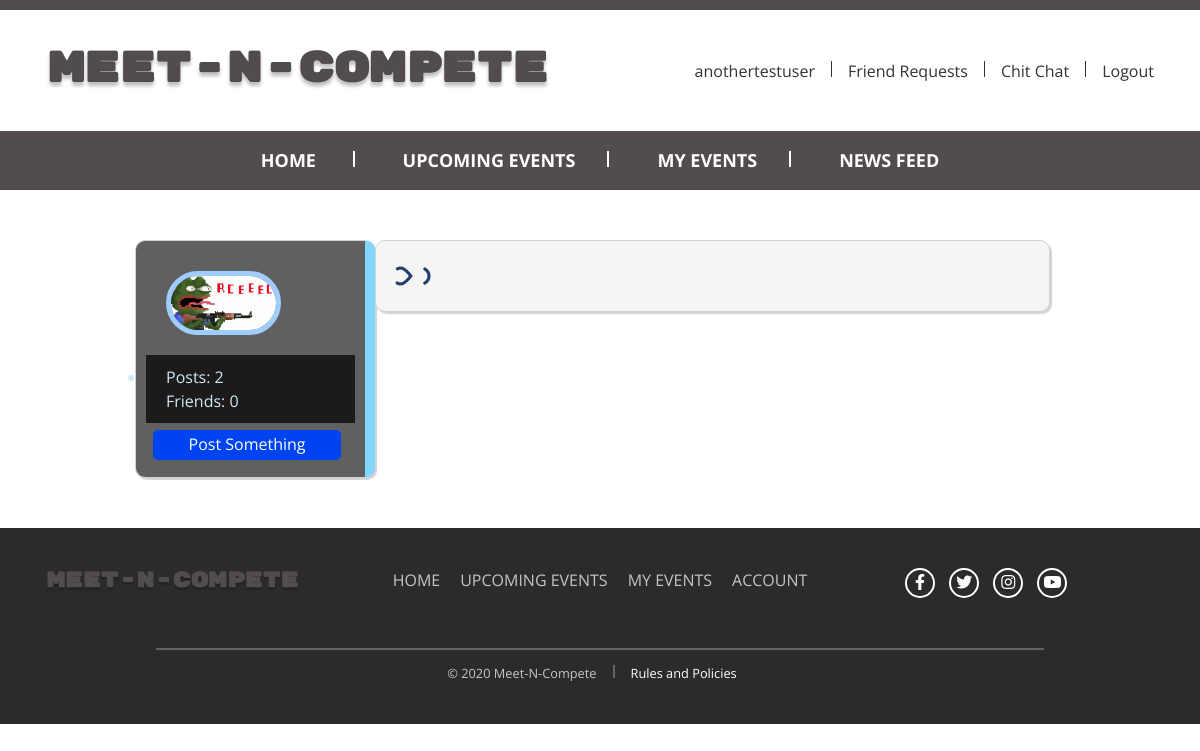
The page /anothertestuser (signed in) on the database as committed earlier.
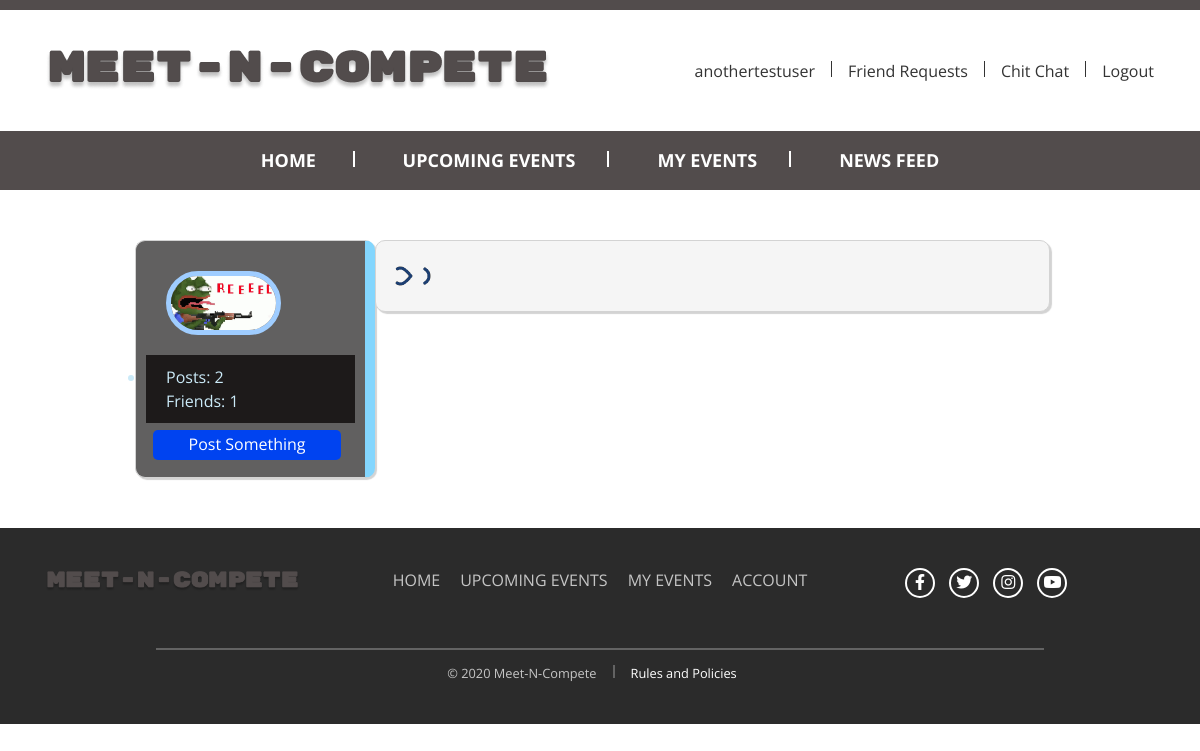
The same page on the database as committed later.
### tables this page shows
CREATE TABLE `users` (
  `id` int(11) NOT NULL,
  `first_name` varchar(25) NOT NULL,
  `last_name` varchar(25) NOT NULL,
  `user_name` varchar(100) NOT NULL,
  `email` varchar(100) NOT NULL,
  `password` varchar(255) NOT NULL,
  `signup_date` date NOT NULL,
  `profile_picture` varchar(255) NOT NULL,
  `num_posts` int(11) NOT NULL,
  `past_events` int(11) NOT NULL,
  `current_events` int(11) NOT NULL,
  `user_closed` varchar(3) NOT NULL,
  `friend_array` text NOT NULL
);

### profile.php (the view, shortened to what this page needs)
<?php
include 'header.php';
if(isset($_GET['profile_username'])){
    $username =$_GET['profile_username'];
    $user_details_query = mysqli_query($con, "select * from users where user_name = '$username'");
    $user_array = mysqli_fetch_array($user_details_query);
    $num_friends = (substr_count($user_array['friend_array'],","))-1;
}
?>
<div class="container account_wrapper">
<div class="row">
    <div class="col-lg-3">
        <div class="profile_left column">
            <img src="<?php echo $user_array['profile_picture'];?>">
            <div class="profile_info">
                <p><?php echo "Posts: " . $user_array['num_posts'] ?> </p>
                <p><?php echo "Friends: " . $num_friends ?> </p>
            </div>
            <input type="submit" class="deep_blue" data-toggle="modal" data-target="#post_form" value="Post Something">
        </div>
    </div>
    <div class="col-lg-8">
        <div class="profile_main_column column">
            <img id="loading" src="img/loading.gif">
        </div>
    </div>
</div>
</div>
    </body>
    </html>
<?php include 'footer.php'?>

### header.php (shortened to what this page needs)
<?php
$userLogin = "";
if(isset($_SESSION['username'])){
     $userLogin = $_SESSION['username'];
     $logged_in_bool  = true;
}
else{
    header("Location: register.php");
}
?>
<!DOCTYPE html>
<html lang="en">
<head>
    <link rel="stylesheet" href="css/bootstrap.min.css" >
    <link rel="stylesheet" href="css/normalize.css" />
    <link rel="stylesheet" href="css/hover-min.css" />
    <link rel="stylesheet" href="css/animate.min.css" />
    <link rel="stylesheet" href="css/vendor/fontawesome-free-5.12.0-web/css/all.min.css" />
    <link rel="stylesheet" href="style.css" />
    <link href ="https://code.jquery.com/ui/1.10.4/themes/ui-lightness/jquery-ui.css" rel = "stylesheet">
    <link rel="stylesheet" href="css/jquery.timepicker.css" />
</head>
<body>
    <header>
        <div class="container">
            <div class="row">
                <div class="col-sm-6">
                    <a href=""><img id="logo" src="img/logo.png" alt=""></a>
                </div>
                <div class="col-sm-6">
                    <div id="header-right" class="vertical-center">
                        <ul class = "nav-login">
                         <?php
                            if($logged_in_bool){
                                echo "<li><a href='$userLogin'>$userLogin</a></li>";
                                echo "<li><a href='friendRequests.php'>Friend Requests</a></li>";
                                echo "<li><a href='messages.php'>Chit Chat</a></li>";
                                echo "<li><a href='Logout.php'>Logout</a></li>";
                            }
                            else{
                                echo "<li><a href='register.php'>Login</a></li>";
                            }
                          ?>
                        </ul>
                    </div>
                </div>
            </div>
        </div>
    </header>
    <nav class="navbar navbar-expand-md navbar-light bg-light">
        <div class="container">
            <div class="collapse navbar-collapse" id="navbarSupportedContent">
                <ul class="navbar-nav mr-auto">
                    <li class="nav-item">
                        <a class="nav-link" href="Logged.php">Home <span class="sr-only">(current)</span></a>
                    </li>
                    <li class="nav-item">
                        <a class="nav-link" href="upcoming-events.php">Upcoming Events</a>
                    </li>
                    <li class="nav-item">
                        <a class="nav-link" href="my-events.php">My Events</a>
                    </li>
                    <li class="nav-item">
                        <a class="nav-link" href="Account.php">News Feed</a>
                    </li>
                </ul>
            </div>
        </div>
    </nav>

### footer.php
    <footer>
        <div class="container">
            <div class="row">
                <div class="col-md-3">
                    <a href=""><img src="img/logo.png" alt=""></a>
                </div>
                <div class="col-md-6">
                    <ul class = "footer-menu">
                        <li><a href="index.php">Home</a></li>
                        <li><a href="upcoming-events.php">Upcoming Events</a></li>
                        <li><a href="my-events.php">My Events</a></li>
                        <li><a href="">Account</a></li>
                    </ul>
                </div>
                <div class="col-md-3">
                    <div class="icon-border">
                        <a class="social-icon" href=""><i class="fab fa-facebook-f"></i></a>
                    </div>
                    <div class="icon-border">
                        <a class="social-icon" href=""><i class="fab fa-twitter"></i></a>
                    </div>
                    <div class="icon-border">
                        <a class="social-icon" href=""><i class="fab fa-instagram"></i></a>
                    </div>
                    <div class="icon-border">
                        <a class="social-icon" href=""><i class="fab fa-youtube"></i></a>
                    </div>
                </div>
            </div>
            <div class="line"></div>
            <div id="copyright">
                <ul class = "nav-copyright">
                    <li><a href="">© 2020 Meet-N-Compete</a></li>
                    <li><a class="white" href="">Rules and Policies</a></li>
                </ul>
            </div>
        </div>
    </footer>
</body>
</html>

### style.css (style rules this page uses)
body { font-family: 'Open Sans', sans-serif; }
a { color:#20AAE5; text-decoration:none; }
img { max-width: 100%; }
.white { color: #ffffff; }
#logo { max-width:100%; height: auto; display:inline-block; margin:40px 0; }
nav { display: flex; justify-content: center; }
nav .navbar-nav { margin:0 auto; }
nav.bg-light { background-color:#524c4c !important; }
.navbar-expand-md .navbar-nav .nav-link { padding-right:1.5rem; padding-left:1.5rem; color:#fff; text-decoration: none; font-size: 18px; font-weight: bold; text-transform: uppercase; }
nav ul li a::after { display: inline-block; content:" "; border-right:2px solid #fff; height:1rem; padding-left:2rem; }
nav ul li:last-child a::after { display: none; }
header { border-top: 10px solid #524c4c; }
#header-right { float: right; }
#header-right .nav-login { display:flex; flex-direction: row; }
#header-right ul { margin: 0; list-style-type: none; padding: 0; }
#header-right ul li a { text-decoration: none; color: #333; padding-right: 1rem; }
#header-right ul li ::after { content: ""; display: inline-block; border-right: 1px solid #333; height: 1rem; padding-left: 1rem; }
#header-right ul li:last-child a::after { display: none; }
.vertical-center { display: block; margin: 0; position: absolute; right: 0; top: 50%; -ms-transform: translateY(-50%); transform: translateY(-50%); }
footer { background-color:#2b2b2b; padding:40px 0; text-align: left; margin-top: 100px; }
.footer-menu { display: flex; flex-direction: row; justify-content: center; }
footer ul { list-style-type: none; padding: 0; }
footer ul li a { color: #c5c5c5; text-transform: uppercase; padding: 0 10px; }
.icon-border { display: inline-block; border: 2px solid #ffffff; border-radius: 50%; width: 30px; height: 30px; text-align: center; margin: 0 5px; }
.social-icon { color:#fff; text-decoration: none; margin-top: 50%; }
.line { background-color: #636363; margin: 40px 10% 10px 10%; padding: 1px 0; }
#copyright .nav-copyright { display:flex; justify-content: center; flex-direction: row; }
#copyright ul { margin: 0; list-style-type: none; padding: 0; }
#copyright ul li a { font-size: 0.8rem; text-decoration: none; text-transform: none; padding-right: 1rem; padding-left: 0; }
#copyright ul li ::after { content: ""; display: inline-block; border-right: 2px solid #636363; height: 0.8rem; padding-left: 1rem; }
#copyright ul li:last-child a::after { display: none; }
.account_wrapper { margin: 0 auto; top: 50px; position: relative; padding: 0 10px; width: 75%; min-width: 950px; }
.column { background-color: whitesmoke; padding: 10px; border: 1px solid #D3D3D3; border-radius: 8px; z-index: -1; border-radius: 10px; box-shadow: 2px 2px 1px #D3D3D3; }
.profile_left { float: left; top: -10px; width: 270px; max-width: 240px; min-width: 130px; height: 100%; background-color: #616060; border-right: 10px solid #83D6FE; color: #CBEAF8; margin-right: 20px; }
.profile_left img { min-width: 80px; width: 55%; margin: 20px; border: 5px solid #9fcdff; border-radius: 100px; }
.profile_left input[type = "submit"] { width: 90%; height: 30px; border-radius: 5px; margin: 7px 0 7px 7px; border: none; color: #ffffff; }
.profile_main_column { min-width: 675px; width: 70%; z-index: -1; }
.profile_info { display: list-item; background-color: #1d1a1a; width: 100%; padding: 10px 0px 10px 0; }
.profile_info p { margin: 0 0 0 20px; word-wrap: break-word ; }
.deep_blue { background-color: #0043f0; }

Rows that differ between the two databases and show on the page:
changed users: friend_array "0" → "1"
